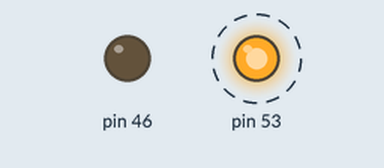
This sketch was run on a simulated Arduino Mega 2560, built for the host (arithmetic inside an expression is 32-bit, double 64-bit). On the bench: output pins drawn as LEDs (lit = HIGH). Dashed ring = blinking. WiFi joins after 1.5 s; servers stay silent unless stated.

Above: at 1.7 s.
Timing chart, 0 to 6.1 s (numbered marks = the images above):
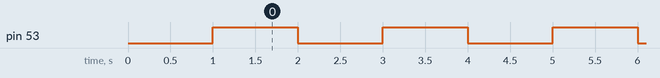

Measured:
- by itself, pin 53: alternates HIGH for 1.0 s and LOW for 1.0 s

The sketch:

blinkServer.ino
```cpp
//Bar bot server
//All rights reserved

#include <Ethernet.h>
#include <SPI.h>
#include <TimerThree.h>

//Ethernet globals
byte mac[] = {
  0xDE, 0xAD, 0xBE, 0xEF, 0xFE, 0xED };
IPAddress ip(192,168,2, 20); // IP address, may need to change depending on network
EthernetServer server(1234);  // create a server at port 80


void setup(){
  //Dummy mode setup:
  pinMode(53,OUTPUT);
  pinMode(46,OUTPUT);
  digitalWrite(53,LOW);
  digitalWrite(46,LOW);

  Serial.begin(9600);
  //attachInterrupt(0, flowInterupt, RISING);
  //Setup timmer interupt
  long desiredFrequency=1;
  long microSeconds=(1000000/desiredFrequency);

  Timer3.initialize(microSeconds);
  Timer3.attachInterrupt(timedInterupt,microSeconds);
  //End timmed interupt setup

  //Setup for Ethernet Card
  Ethernet.begin(mac);  // initialize Ethernet device
  server.begin();           // start to listen for clients
  //End Ethernet Setup
}

void loop(){
  EthernetClient client = server.available();  // try to get client
  if(client){
    //blink code
    Serial.println("Got Client");
    byte b=client.read();
    Serial.println(b);
    while(client.read()>=0);
    client.stop();
    for(;b>0;b--){
      digitalWrite(46,HIGH);
      delay(1000);
      digitalWrite(46,LOW);
      delay(1000);
    }
  }
}
//Dummy client
int greenBlink=0;
//timmed interupt for drink dispensing
void timedInterupt(){
  if(greenBlink==0){
    digitalWrite(53,HIGH);
    greenBlink=1;
  }else{
    digitalWrite(53,LOW);
    greenBlink=0;
  }
}
```
